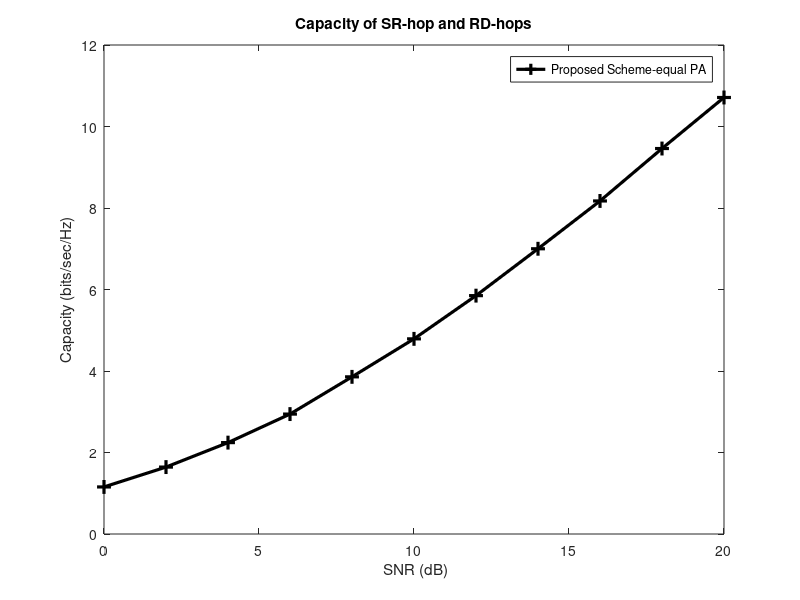

MATLAB code for this plot:
%%% Please cite this article "Madani Fadoul M, Chow C-O (2023) Half-duplex and full-duplex interference mitigation in relays assisted heterogeneous network. 
%%%PLoS ONE 18(6): e0286970. https://doi.org/10.1371/journal.pone.0286970"
%%% Figure number 3.
clearvars
close all
clc

% number of channel realization
It = 1000;
Ps=1; Pr=1;
% Number of transmit and receive antennas (2-4-6-6)or (2-6-2-4) or
% (2-2-4-6)- antt(2-4-6-4)
M=2;  % no. of antenas at source / destination 
Nr=4;  % receive antenna at relay
Mr=6;  % transmit antenna at the relay
Nd=4;  % transmit antenna at the relay
% SNR range in dB
% SNR = ratio between total transmit power and noise variance
SNRdBvalues =  [0:2:20]; %[-10:2:30];
Czf     = zeros(1,It);
Cmmse   = zeros(1,It);

SNRidx = 0;
for SNRdB=SNRdBvalues
    SNRdB
    SNRidx = SNRidx + 1;
    SNR=10^(SNRdB/10);
    
    % compute maximal achievable rate 
    for kk=1:It
        
        % generate channel realization
        HS1R1 = (randn(Nr,M)+j*randn(Nr,M))/sqrt(2);
        HR1D1 = ( randn(Nd,Mr) + j*randn(Nd,Mr))/sqrt(2);
        HR1 = ( randn(Nr,Mr) + j*randn(Nr,Mr))/sqrt(2);
        HR1R2 = ( randn(Nr,Mr) + j*randn(Nr,Mr))/sqrt(2);
        HR1D2 = ( randn(Nd,Mr) + j*randn(Nd,Mr))/sqrt(2);
         
        HS2R2 = ( randn(Nr,M) + j*randn(Nr,M))/sqrt(2);        
        HR2D2 = ( randn(Nd,Mr) + j*randn(Nd,Mr))/sqrt(2);
        HR2 = ( randn(Nr,Mr) + j*randn(Nr,Mr))/sqrt(2);
        HR2R1 = ( randn(Nr,Mr) + j*randn(Nr,Mr))/sqrt(2);
        HR2D1 = ( randn(Nd,Mr) + j*randn(Nd,Mr))/sqrt(2);  
         [U S V] = svd(HS1R1);
        [U1 S1 V1] = svd(HR1D1);
 %% Null at the relay tx 
  Wtu2=null(HR1R2); 
  Wt2=Wtu2';
  
 PSHRR2 =pinv(HR1);  
Wtu1=(PSHRR2*HR1R2*Wt2');  
Wt1=Wtu1';

% Null at the destination Rx 
 Wrd1=null(HR2D1); 
 Wrd2=null(HR1D2); 
  
%% Prpoposed Scheme -(S1-R1)i
            UU=(SNR/M *HS1R1*HS1R1');
%               RR=SNR/Mr *(Wr1'*HR1'*HR1*Wr1);  %RSI ->becomes zero
%               YY=SNR/Mr *(Wr1'*HR2D1'*Wt2'*Wt2*HR2D1*Wr1');  %RDI  ->zeros          
           %  CS1R1(kk)=real(log2(det(eye(M)+(AA/RR+YY))));  %(1:2,1:2)
         CS1R1(kk)=real(log2(det(eye(Nr)+(UU))));  
%  Prpoposed Scheme of-(Ri-Di) 
         PP=SNR/Mr* Wrd1'*HR1D1'*HR1D1*Wrd1;
%          YY=SNR/Mr *(Wr1'*HR2D1*Wt2'*Wt2*HR2D1'*Wr1);  %RDI  ->zeros 
        CR1D1(kk)=real(log2(det(eye(M)+(PP))));
     
        %% Prpoposed Scheme -(S2-R2)j
            AA=(SNR/M *HS2R2*HS2R2');
            DR=SNR/Mr *(HR1*Wt2'*Wt2*HR1');  %RSI ->becomes zero
%               YY=SNR/Mr *(Wr1'*HR2D1'*Wt2'*Wt2*HR2D1*Wr1');  %RDI  ->zeros          
           %  CS1R1(kk)=real(log2(det(eye(M)+(AA/RR+YY))));  %(1:2,1:2)
         CS2R2(kk)=real(log2(det(eye(Nr)+(AA))));  
         
%  Prpoposed Scheme of-(R-D) 
         DP=SNR/Mr* Wrd2'*HR2D1'*HR2D1*Wrd2;
%          YY=SNR/Mr *(Wr1'*HR2D1*Wt2'*Wt2*HR2D1'*Wr1);  %RDI  ->zeros 
        CR2D2(kk)=real(log2(det(eye(M)+(DP))));
          end
            
     % min
        CAPS1RD1=min(CS1R1,CR1D1); %Proposed Scheme -eq.(15)
        CAPS2RD2=min(CS2R2,CR2D2); %Proposed Scheme -eq.(15)
        CAPSRD=min(CAPS1RD1,CAPS2RD2); 

    % average over all channel realizations for a given SNR value
    CAPS1R1D1(SNRidx)  = mean(CAPSRD);
        
end

% plot
figure(1)

 plot(SNRdBvalues, CAPS1R1D1,'k-+','linewidth',2.3, 'MarkerSize',10)
 
title('Capacity of SR-hop and RD-hops')
xlabel(' SNR (dB)') %\rho
ylabel('Capacity (bits/sec/Hz)')
 legend('Proposed Scheme-equal PA')
